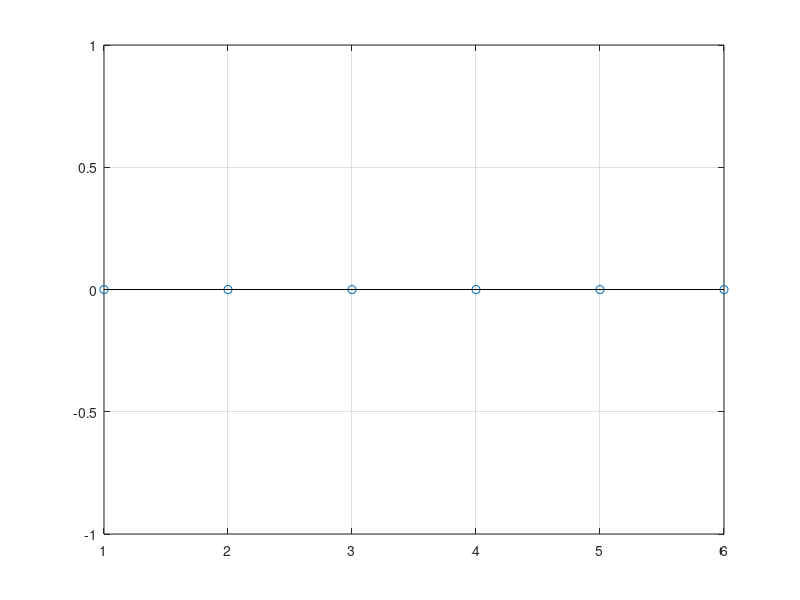

MATLAB code for this plot:
function ex6()
   
    Fs = 12000;
    N = 0.5*12; %numarul de esantioane este 0.5 ms * 12kHz invatat la SS
    n = 1:N;
    for i = 1:1:N
        v(i) = round(rand);
    end
    ts = 1/Fs;
    t = ts:ts:N*ts;
   % plot(t,v);
  
    stem(n,v),grid %semnalul discret in functie de n

end